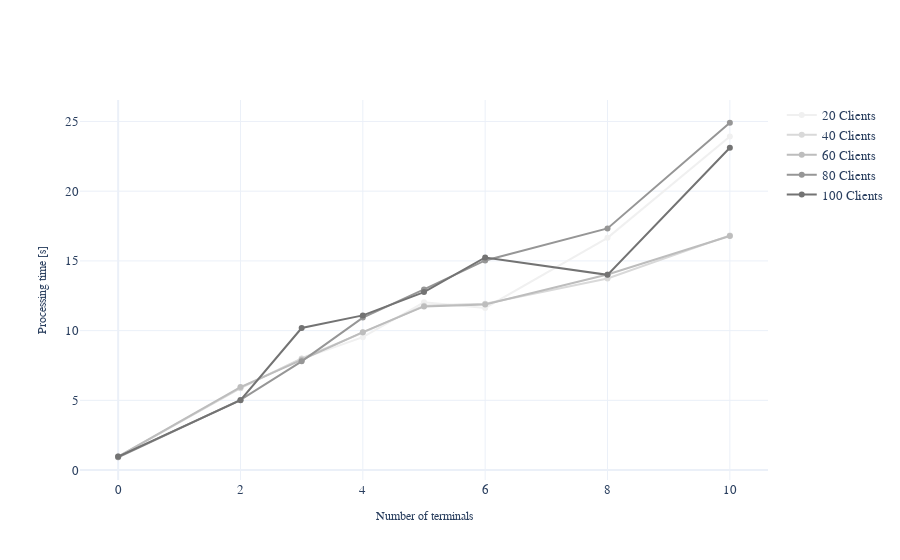

Notebook code cell kept with this figure:
### Code cell
df_dict_process_time = df_processing_time_drop

fig = go.Figure()
for i in df_dict_process_time.columns:
    fig.add_trace(go.Scatter(y = df_dict_process_time[i], x = df_dict_process_time.index, name = f"{i} Clients"))
fig.update_xaxes(title = "Number of terminals")
fig.update_yaxes(title = "Processing time [s]")
fig.update_layout(colorway = [px.colors.sequential.Greys[i] for i in [1,2,3,4,5]])
fig.show()

### Figure 1 — Plotly figure (JSON) as saved in the notebook; plotly's stock layout.template omitted (floating-point values rounded to 4 significant figures)
{"data": [{"name": "20 Clients", "type": "scatter", "x": [0, 2, 3, 4, 5, 6, 8, 10], "y": [0.9219, 5.938, 7.984, 9.531, 12.03, 11.62, 16.66, 23.92]}, {"name": "40 Clients", "type": "scatter", "x": [0, 2, 3, 4, 5, 6, 8, 10], "y": [0.9688, 5.875, 8, 9.859, 11.78, 11.92, 13.73, 16.83]}, {"name": "60 Clients", "type": "scatter", "x": [0, 2, 3, 4, 5, 6, 8, 10], "y": [0.9688, 5.953, 7.906, 9.891, 11.73, 11.88, 14.03, 16.78]}, {"name": "80 Clients", "type": "scatter", "x": [0, 2, 3, 4, 5, 6, 8, 10], "y": [0.9219, 5.031, 7.797, 10.94, 12.95, 15.03, 17.33, 24.91]}, {"name": "100 Clients", "type": "scatter", "x": [0, 2, 3, 4, 5, 6, 8, 10], "y": [0.9688, 5.016, 10.19, 11.09, 12.77, 15.25, 14, 23.11]}], "layout": {"colorway": ["rgb(240,240,240)", "rgb(217,217,217)", "rgb(189,189,189)", "rgb(150,150,150)", "rgb(115,115,115)"], "xaxis": {"title": {"text": "Number of terminals"}}, "yaxis": {"title": {"text": "Processing time [s]"}}}}
